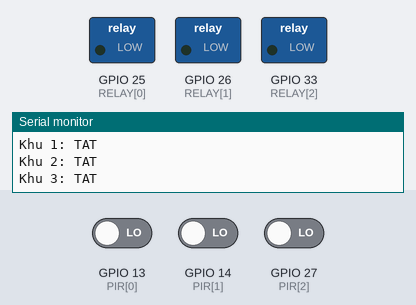
Simulated run of this program. Board: ESP32. Parts: switched loads named in the program (green lamp = pin HIGH), the last lines printed to the serial monitor. The inputs (shaded band) are chosen by the test bench; at power-on: GPIO 13 (PIR[0]) LOW, GPIO 14 (PIR[1]) LOW, GPIO 27 (PIR[2]) LOW. WiFi joins after 1.5 s; servers stay silent unless stated; no MQTT or app messages arrive unless stated.

Above: at 1.2 s.
1.3 s: GPIO 13 (PIR[0]) driven HIGH
At 2.5 s:
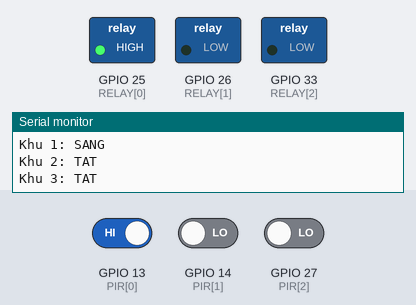
2.8 s: GPIO 14 (PIR[1]) driven HIGH
At 3.6 s:
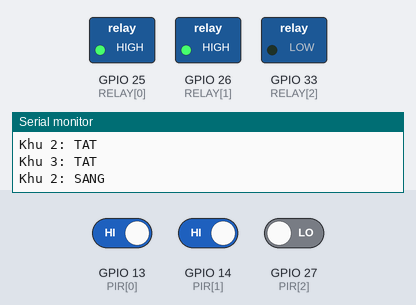
4.3 s: GPIO 27 (PIR[2]) driven HIGH
At 4.8 s:
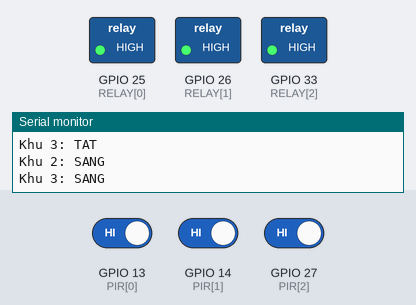
Timing chart, 0 to 7.3 s (numbered marks = the images above; inputs shaded):
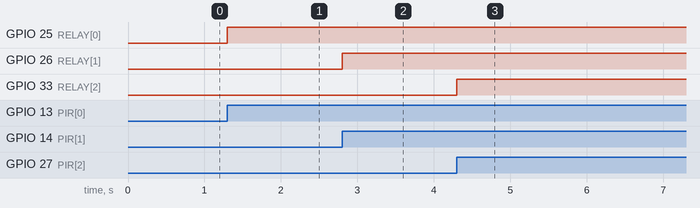

The program:

main.cpp
```cpp
#include <Arduino.h>
#include <WiFi.h>
#include <PubSubClient.h>

// 3 phân khu kho: PIR phát hiện xe nâng -> relay đóng ngắt dải đèn của khu đó.
// Trạng thái/lệnh đi qua MQTT: Wokwi <-> broker <-> dashboard.html (hoặc Node-RED/Blynk).
const char* WIFI_SSID = "Wokwi-GUEST";  // WiFi mô phỏng của Wokwi, không mật khẩu
const char* MQTT_HOST = "broker.hivemq.com";
const char* PREFIX    = "huit-khobai-nht";  // đổi nếu trùng người khác trên broker công cộng
                                            // (nhớ đổi cùng giá trị trong dashboard.html)
const uint8_t PIR[3]   = {13, 14, 27};
const uint8_t RELAY[3] = {25, 26, 33};

const unsigned long HOLD_MS = 5000;  // giữ đèn sáng sau khi xe nâng rời khu

enum Mode : uint8_t { AUTO, FORCE_ON, FORCE_OFF };
const char* const MODE_TXT[3] = {"AUTO", "ON", "OFF"};

WiFiClient net;
PubSubClient mqtt(net);
unsigned long lastSeen[3];
Mode mode[3] = {AUTO, AUTO, AUTO};
int8_t lampOn[3] = {-1, -1, -1};  // -1: chưa publish lần nào
int8_t pirOn[3]  = {-1, -1, -1};
unsigned long nextTry = 0;

void pub(uint8_t zone, const char* leaf, const char* val) {
  char t[64];
  snprintf(t, sizeof t, "%s/khu%u/%s", PREFIX, zone + 1, leaf);
  mqtt.publish(t, val, true);  // retained: dashboard mở sau vẫn thấy trạng thái hiện tại
}

void onMessage(char* topic, byte* payload, unsigned int len) {
  // topic: PREFIX/khuN/lenh
  uint8_t pos = strlen(PREFIX) + 4;
  if (topic[pos] < '1' || topic[pos] > '3') return;
  uint8_t z = topic[pos] - '1';
  char msg[8] = {0};
  memcpy(msg, payload, min(len, 7u));
  for (uint8_t m = 0; m < 3; m++)
    if (!strcmp(msg, MODE_TXT[m])) {
      mode[z] = (Mode)m;
      pub(z, "chedo", MODE_TXT[m]);
      Serial.printf("Khu %u: che do %s\n", z + 1, msg);
    }
}

void connectMqtt() {  // không chặn: mất mạng vẫn điều khiển đèn bình thường
  if (mqtt.connected() || WiFi.status() != WL_CONNECTED || millis() < nextTry) return;
  nextTry = millis() + 5000;
  char will[48], id[32];
  snprintf(will, sizeof will, "%s/trangthai", PREFIX);
  snprintf(id, sizeof id, "%s-esp32-%04x", PREFIX, (uint16_t)ESP.getEfuseMac());
  if (!mqtt.connect(id, nullptr, nullptr, will, 0, true, "offline")) return;
  mqtt.publish(will, "online", true);
  char sub[48];
  snprintf(sub, sizeof sub, "%s/+/lenh", PREFIX);
  mqtt.subscribe(sub);
  for (uint8_t i = 0; i < 3; i++) { lampOn[i] = pirOn[i] = -1; pub(i, "chedo", MODE_TXT[mode[i]]); }
  Serial.println(F("MQTT da ket noi"));
}

void setup() {
  Serial.begin(115200);
  for (uint8_t i = 0; i < 3; i++) {
    pinMode(PIR[i], INPUT);
    pinMode(RELAY[i], OUTPUT);
    lastSeen[i] = millis() - HOLD_MS;  // lúc khởi động: không có xe nâng
  }
  WiFi.begin(WIFI_SSID, "", 6);
  mqtt.setServer(MQTT_HOST, 1883);
  mqtt.setCallback(onMessage);
  Serial.println(F("He thong chieu sang kho bai - san sang"));
}

void loop() {
  connectMqtt();
  mqtt.loop();
  unsigned long now = millis();
  for (uint8_t i = 0; i < 3; i++) {
    bool motion = digitalRead(PIR[i]) == HIGH;
    if (motion) lastSeen[i] = now;
    bool want = mode[i] == FORCE_ON || (mode[i] == AUTO && now - lastSeen[i] < HOLD_MS);
    digitalWrite(RELAY[i], want);
    if (motion != pirOn[i]) {
      pirOn[i] = motion;
      pub(i, "pir", motion ? "1" : "0");
    }
    if (want != lampOn[i]) {
      lampOn[i] = want;
      pub(i, "den", want ? "ON" : "OFF");
      Serial.printf("Khu %u: %s\n", i + 1, want ? "SANG" : "TAT");
    }
  }
}
```

Measured:
- after the input at 1.3 s, GPIO 25 (RELAY[0]): LOW → HIGH at once
- after the input at 2.8 s, GPIO 26 (RELAY[1]): LOW → HIGH at once
- after the input at 4.3 s, GPIO 33 (RELAY[2]): LOW → HIGH at once
